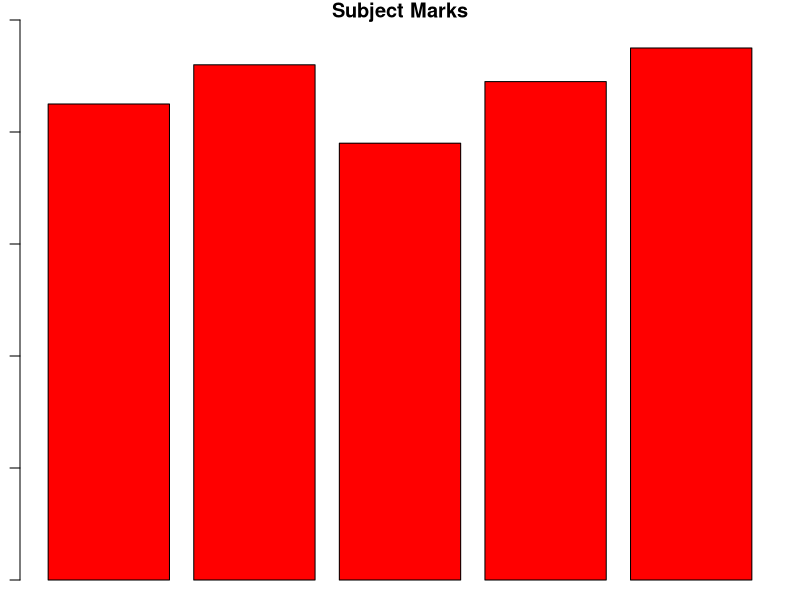

R code for this plot:
# Create a vector of marks for five subjects
marks <- c(85, 92, 78, 89, 95)

# Create a bar plot with reduced margins
par(mar = c(1, 1, 1, 1))  # Adjust the margins as needed (bottom, left, top, right)

barplot(marks, names.arg = c("Subject 1", "Subject 2", "Subject 3", "Subject 4", "Subject 5"),
        main = "Subject Marks",
        xlab = "Subjects",
        ylab = "Marks",
        col = "red",
        border = "black",
        ylim = c(0, 100))
